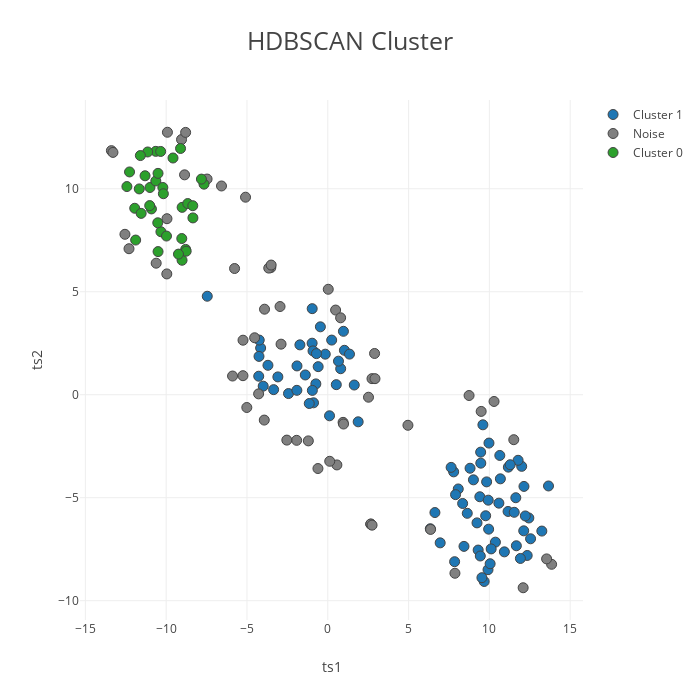

The notebook cell saved with this chart:
### Markdown cell above
## HDBSCAN with t-SNE selected

### Code cell
cluster(df, method='HDBSCAN', dim_method='tsne')
